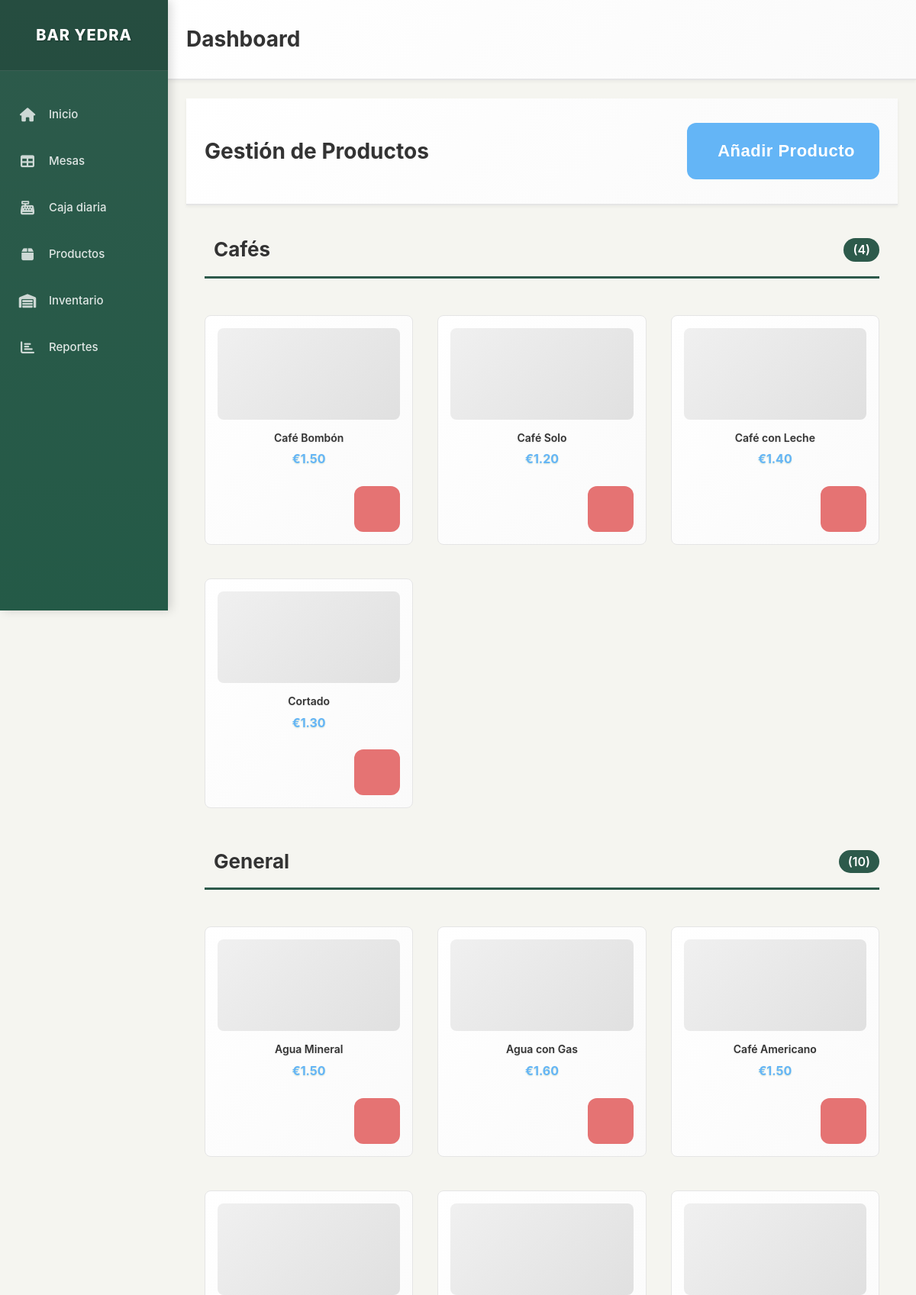
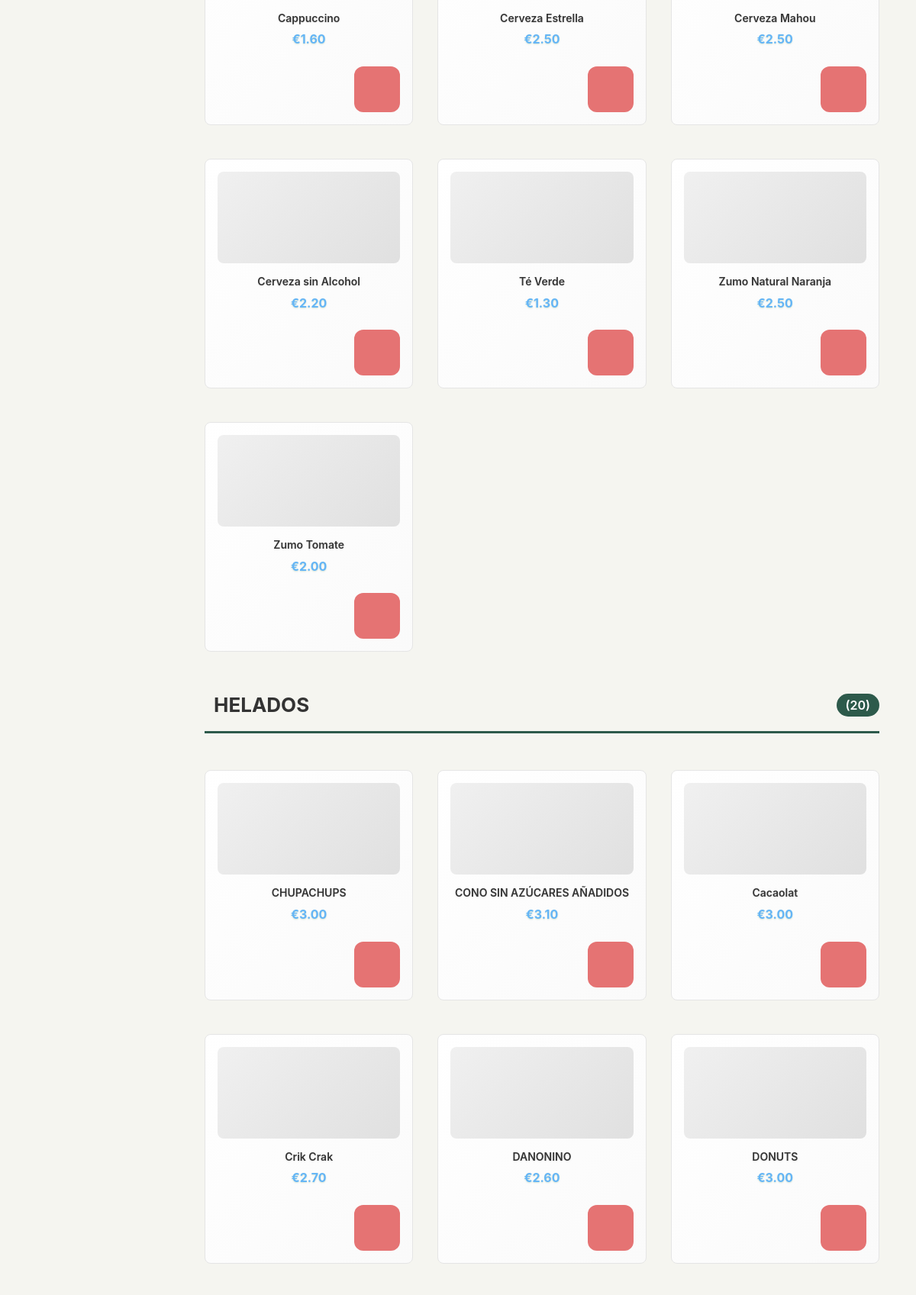
Page /products (upper part) on the committed database (2 pictures, top to bottom).
### models.py (models this page shows, shortened)
class Producto(db.Model):
    id = db.Column(db.Integer, primary_key=True)
    nombre = db.Column(db.String(100), nullable=False)
    precio = db.Column(db.Numeric(10, 2), nullable=False)
    categoria = db.Column(db.String(50), nullable=False, default='General')
    foto_url = db.Column(db.String(255), nullable=True)
    descripcion = db.Column(db.Text, nullable=True)
    activo = db.Column(db.Boolean, default=True)
    orden = db.Column(db.Integer, default=0)  # Para ordenar productos en la interfaz
    stock_actual = db.Column(db.Integer, default=0)  # Cantidad actual en stock
    stock_minimo = db.Column(db.Integer, default=5)  # Alerta cuando llegue a este nivel
    unidad_medida = db.Column(db.String(20), default='unidad')  # unidad, litro, kg, etc.
    fecha_actualizacion = db.Column(db.DateTime, default=datetime.utcnow)

### app.py (the view)
@app.route('/products')
def products():
    productos = Producto.query.filter_by(activo=True).order_by(Producto.categoria, Producto.orden, Producto.nombre).all()
    productos_por_categoria = {}
    for producto in productos:
        if producto.categoria not in productos_por_categoria:
            productos_por_categoria[producto.categoria] = []
        productos_por_categoria[producto.categoria].append(producto)
    return render_template('products.html', productos_por_categoria=productos_por_categoria)

### templates/products.html (shortened to what this page needs)
{% extends "layout.html" %}
{% block content %}
<div class="content-header">
    <h1 class="page-title">Gestión de Productos</h1>
    <button class="btn btn-primary btn-lg touch-friendly" onclick="showAddProductModal()">
         Añadir Producto
    </button>
</div>
<div class="content-container">
    {% for categoria, productos in productos_por_categoria.items() %}
    <div class="category-section">
        <h2 class="category-title">
             {{ categoria }}
            <span class="category-count">({{ productos|length }})</span>
        </h2>
        <div class="products-grid">
            {% for producto in productos %}
            <div class="product-card touch-friendly">
                <div class="product-image">
                    {% if producto.foto_url %}
                        <img src="{{ producto.foto_url }}" alt="{{ producto.nombre }}" class="product-photo">
                    {% else %}
                        <div class="product-placeholder">
                        </div>
                    {% endif %}
                </div>
                <div class="product-info">
                    <h3 class="product-name">{{ producto.nombre }}</h3>
                    <p class="product-price">€{{ "%.2f"|format(producto.precio) }}</p>
                </div>
                <div class="product-actions">
                    <button class="btn btn-danger btn-sm touch-friendly"
                            onclick="deleteProduct({{ producto.id }}, '{{ producto.nombre }}')">
                    </button>
                </div>
            </div>
            {% endfor %}
        </div>
    </div>
    {% endfor %}
</div>
{% endblock %}

### rows in the picture
Producto: categoria "Cafés", productos "4", nombre "Café Bombón", precio "1.50"
Producto: nombre "Café Solo", precio "1.20"
Producto: nombre "Café con Leche", precio "1.40"
Producto: nombre "Cortado", precio "1.30"
Producto: categoria "General", productos "10", nombre "Agua Mineral", precio "1.50"
Producto: nombre "Agua con Gas", precio "1.60"
Producto: nombre "Café Americano", precio "1.50"
Producto: nombre "Cappuccino", precio "1.60"
Producto: nombre "Cerveza Estrella", precio "2.50"
Producto: nombre "Cerveza Mahou", precio "2.50"
Producto: nombre "Cerveza sin Alcohol", precio "2.20"
Producto: nombre "Té Verde", precio "1.30"
Producto: nombre "Zumo Natural Naranja", precio "2.50"
Producto: nombre "Zumo Tomate", precio "2.00"
Producto: categoria "HELADOS", productos "20", nombre "CHUPACHUPS", precio "3.00"
Producto: nombre "CONO SIN AZÚCARES AÑADIDOS", precio "3.10"
Producto: nombre "Cacaolat", precio "3.00"
Producto: nombre "Crik Crak", precio "2.70"
Producto: nombre "DANONINO", precio "2.60"
Producto: nombre "DONUTS", precio "3.00"
